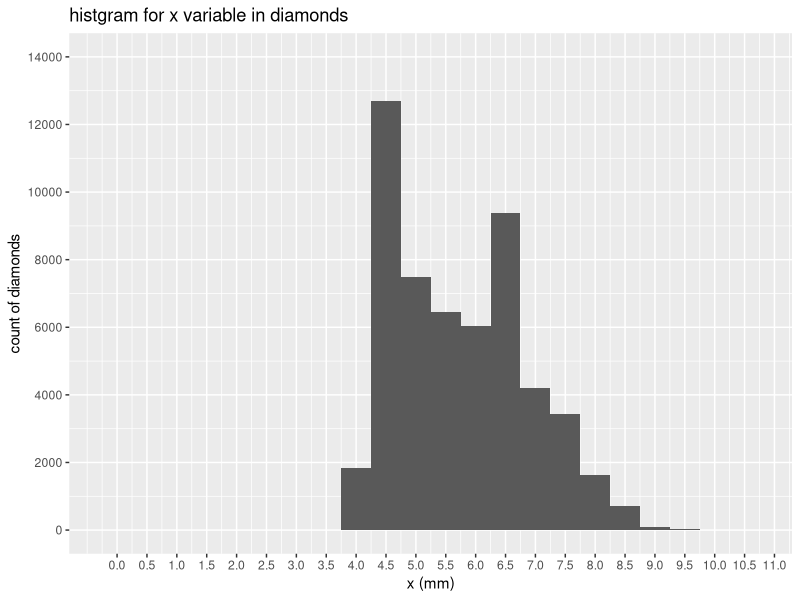
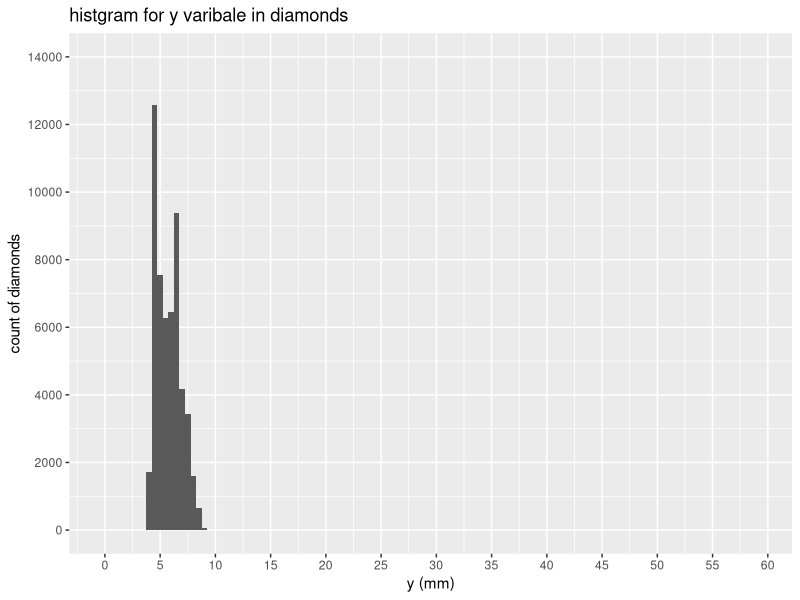
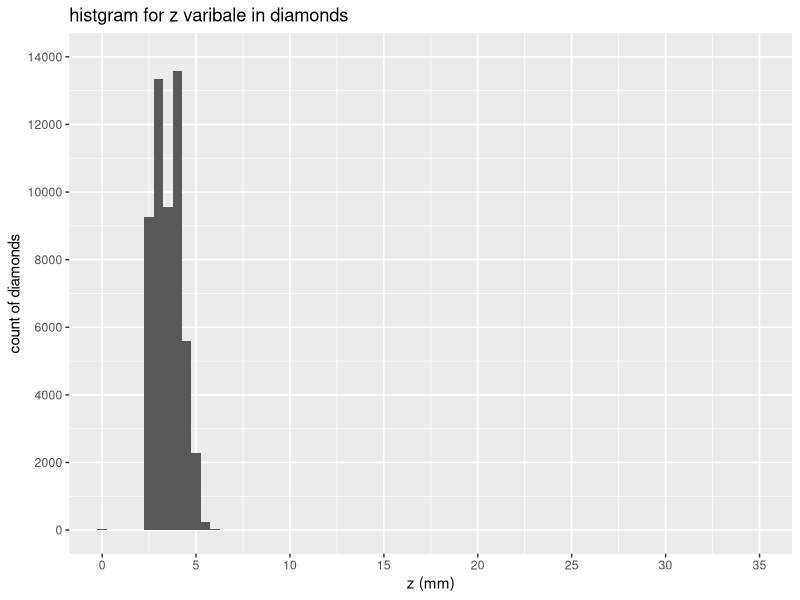

The R source for these figures, in order:
## ---- chunk 1
knitr::opts_chunk$set(echo = TRUE)

## ---- chunk 2
library(tidyverse)
ggplot(data = diamonds) +
  geom_histogram(mapping = aes(x = x), binwidth = 0.5) +
  scale_x_continuous(breaks = seq(0, 12, by = 0.5 )) +
  scale_y_continuous(breaks = seq(0, 14000, by = 2000)) +
  coord_cartesian(x = c(0, 12)) +
  coord_cartesian(y = c(0, 14000)) +
  labs(
    title = "histgram for x variable in diamonds",
    x = "x (mm)",
    y = "count of diamonds"
  )

ggplot(data = diamonds) +
  geom_histogram(mapping = aes(x = y), binwidth = 0.5) +
  scale_x_continuous(breaks = seq(0, 60, by = 5)) +
  scale_y_continuous(breaks = seq(0, 14000, by = 2000)) +
  coord_cartesian(x = c(0,60)) +
  coord_cartesian(y = c(0,14000)) +
  labs(
    title = "histgram for y varibale in diamonds",
    x = "y (mm)",
    y = "count of diamonds"
  )
  
ggplot(data = diamonds) +
  geom_histogram(mapping = aes(x = z), binwidth = 0.5) +
  scale_x_continuous(breaks = seq(0, 35, by = 5)) +
  scale_y_continuous(breaks = seq(0, 14000, by = 2000)) +
  coord_cartesian(xlim = c(0,35), ylim = c(0,14000)) +
  labs(
    title = "histgram for z varibale in diamonds",
    x = "z (mm)",
    y = "count of diamonds"
  )
